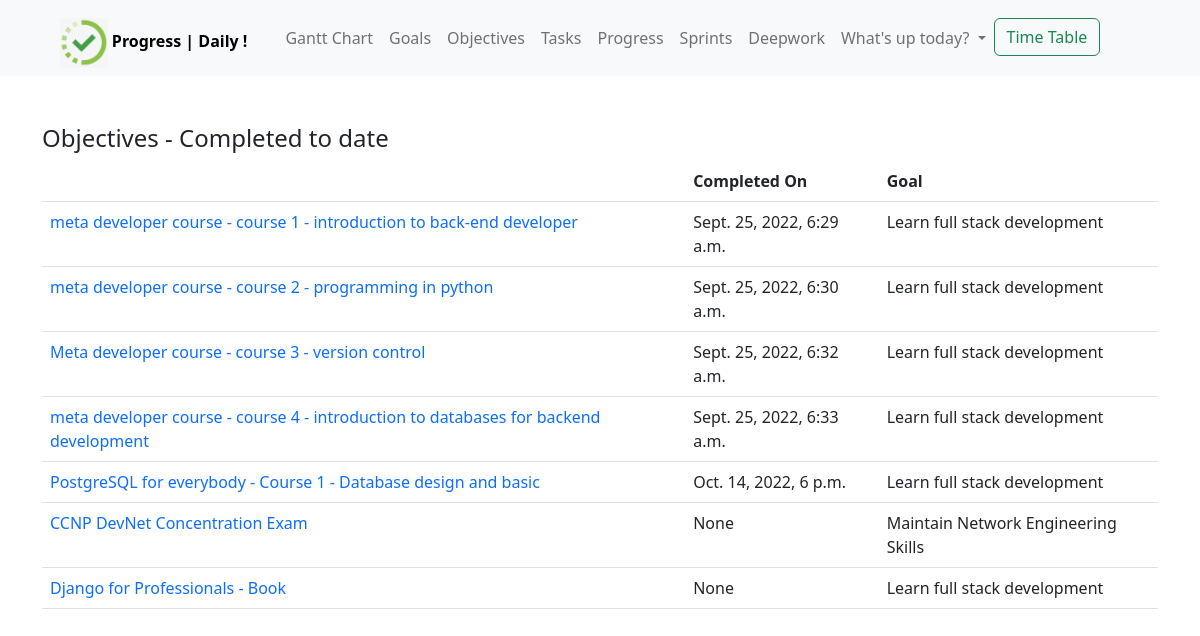
The app's page /objectives/completed/, older data.
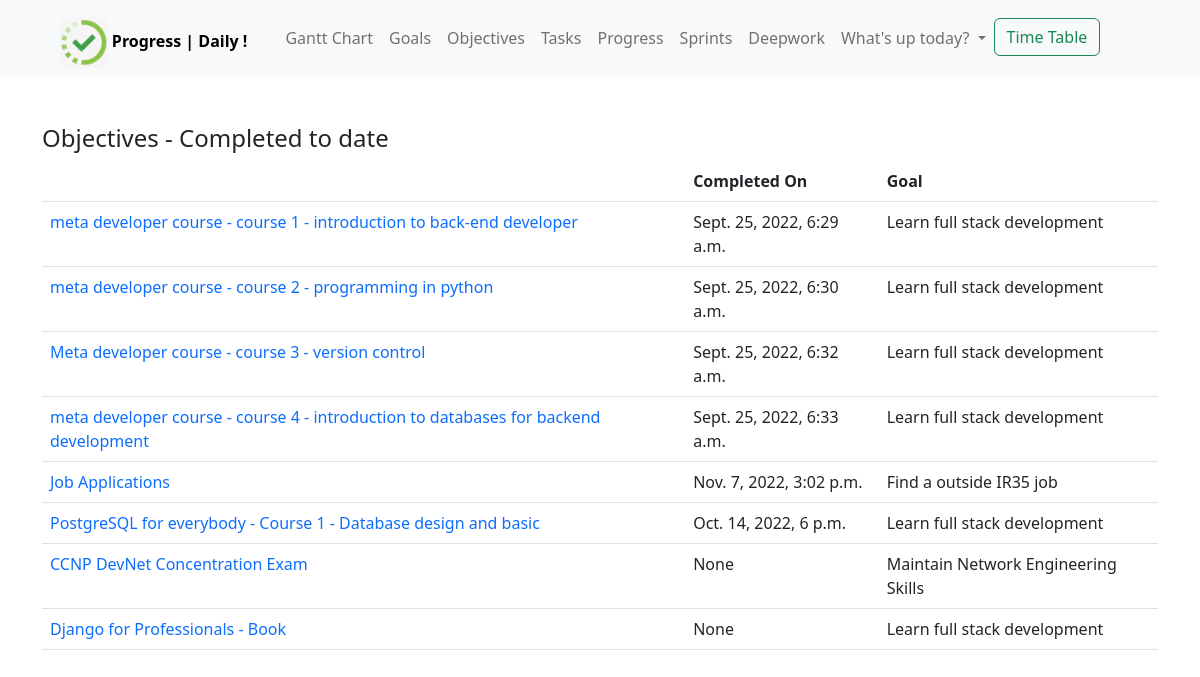
The same page, newer data.
### track/models.py (models this page shows, shortened)
class Objective(models.Model):
    description = models.TextField(max_length=250)
    weblink = models.CharField(null=True, blank=True, max_length=250)
    category = models.CharField(max_length=100)
    due_date = models.DateTimeField(null=True, blank=True)
    completion_date = models.DateTimeField(null=True, blank=True)
    effort_hours = models.FloatField(default=0.0)
    effort_left = models.FloatField(default=0.0)
    status = models.CharField(max_length=100)
    tasks = GenericRelation(Task)
    goal = models.ForeignKey(
        Goal, on_delete=models.CASCADE, null=True, blank=True, related_name='goal_objectives')
    progress = models.PositiveIntegerField(default=0)

class Goal(models.Model):
    description = models.TextField(max_length=250)
    status = models.CharField(max_length=100)
    target_date = models.DateField(blank=True, null=True)

### track/views.py (the view)
# urls.py: path('objectives/completed/', views.objectives_completed, name='objectives_completed'),
def objectives_completed(request):
    objectives = models.Objective.objects.filter(status__contains='complete')
    return render(request, 'track/objectives_completed.html', {'objectives': objectives})

### templates/track/objectives_completed.html
{% extends 'base.html' %}
{% block content %}
    <div class="container mt-5">
        <h4>Objectives - Completed to date</h4>
        <table class="table">
          <th></th>
          <th>Completed On</th>
          <th>Goal</th>
          {% for objective in objectives %}
            <tr>
              <td><a class="no-decoration" href="{% url 'objective_detail' objective.id %}">{{ objective.description }}</a></td>
              <td>{{ objective.completion_date }}</td>
              <td>{{ objective.goal.description }}</td>
            </tr>
          {% endfor %}
        </table>
    </div>
{% endblock content %}

Row changes from the older to the newer data that the page shows:
now on this page (row edited): Objective: description "Job Applications", completion_date "Nov. 7, 2022, 3:02 p.m.", goal.description "Find a outside IR35 job"
